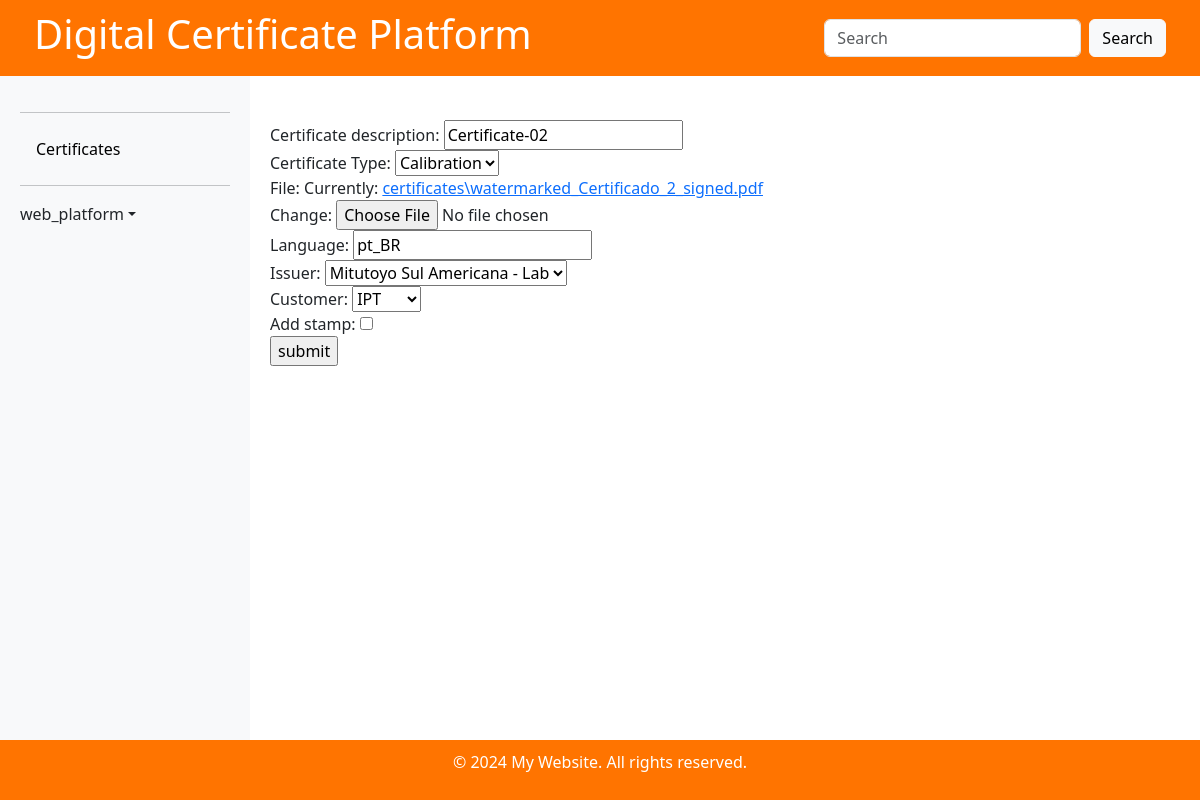
The page /certificate/update/35 (signed in) on the database its author committed.
### certificate/models.py (models this page shows, shortened)
class Certificate(models.Model):
    CERT_TYPES = {
        'CA': 'Calibration',
        'DE': 'Degree',
    }
    STATUSES ={
        'DRAFT': 'Draft',
        'REJECTED': 'Rejected',
        'WAITING': 'Waiting',
        'APPROVED': 'Approved',
    }
    description         = models.CharField('Certificate description', max_length= 200)
    type                = models.CharField('Certificate Type', max_length=2, choices=CERT_TYPES)
    file                = models.FileField(null=True, upload_to='certificates/')
    language            = models.CharField('Language', max_length=50)
    creation            = models.DateTimeField('Creation date time', auto_now_add=True)
    issuer              = models.ForeignKey(Issuer, null=True, related_name='issuer_of', on_delete=models.PROTECT)
    uploader            = models.ForeignKey(User, null=True, related_name='uploader_of', on_delete=models.PROTECT)
    customer            = models.ForeignKey(Customer, null=True, related_name='customer_of', on_delete=models.PROTECT)
    upload              = models.DateTimeField('Upload date time', auto_now_add=True)
    status              = models.CharField('Status', max_length=30, choices=STATUSES, default='DRAFT')
    token               = models.CharField('Token', max_length=36, unique=True, default=uuid.uuid4, editable=False)
    due_date            = models.DateField( null=True , blank=True, default='2099-12-31')
    rejection_reason    = models.TextField(blank=True, null=True)
    uploader            = models.ForeignKey(User, on_delete=models.CASCADE, related_name='uploaded_certificates')

### certificate/views.py (the view)
# urls.py: path('certificate/update/<int:pk>', views.certificate_update, name='certificate-update'),
@login_required
@has_role_decorator('site_admin')
def certificate_update(request, pk):
    template = 'certificate/form.html'
    certificate = get_object_or_404(Certificate, pk=pk)
    form = CertificateForm(request.POST or None, instance=certificate)
    if form.is_valid():
        form.save()
        return redirect('certificate')
    context = {'form': form}
    return render(request, template, context)

### certificate/forms.py
class CertificateForm(forms.ModelForm):
    add_stamp = forms.BooleanField(required=False, label="Add stamp")
    class Meta:
        model = Certificate
        fields = 'description', 'type', 'file', 'language', 'issuer', 'customer'

### certificate/context_processors.py (called while the page is built)
def user_roles(request):
    if request.user.is_authenticated:
        roles = [role.role_name for role in get_user_roles(request.user)]
    else:
        roles = []
    return {'user_roles': roles}

### certificate/models.py (called while the page is built)
    def __str__(self):
        return str(self.name)

    def __str__(self):
        return str(self.name)

### certificate/templatetags/custom_filters.py (called while the page is built)
@register.filter
def user_has_role(user, role_name):
    return has_role(user, role_name)

### certificate/templates/certificate/form.html (shortened to what this page needs)
{% extends 'base.html' %}
{% load bootstrap %}
{% block content %}
<div class="d-flex justify-content-between align-items-center mb-3">
</div>
<form class="" method="post">
  {{ form | bootstrap }}
  <input type="submit" name="" value="submit">
</form>
{% endblock %}

### templates/base.html (shortened to what this page needs)
{% load static %} {% load i18n %} {% load custom_filters %}
<!DOCTYPE html>
<html lang="en">
<head>
  <link rel="stylesheet" href="{% static '/style.css' %}">
  <link href="https://cdn.jsdelivr.net/npm/bootstrap@5.3.3/dist/css/bootstrap.min.css" rel="stylesheet">
</head>
<body>
  <header>
    <div class="d-flex justify-content-between align-items-center px-4">
      <h1>Digital Certificate Platform
      </h1>
      {% if user.is_authenticated %}
      <form class="d-flex search-bar">
        <input class="form-control me-2" type="search" placeholder="Search" aria-label="Search">
        <button class="btn btn-light" type="submit">Search</button>
      </form>
      {% endif %}
    </div>
  </header>
  <div class="main-content">
    <div id="sidebar">
      <hr>
      {% if user.is_authenticated %}
      <ul class="nav nav-pills flex-column mb-auto">
        <li class="nav-item">
          <a href="{% url 'certificate' %}" class="nav-link {% if 'certificate' == request.resolver_match.url_name %}active{% endif %}">
            Certificates
          </a>
        </li>
      {% endif %}
      <hr>
      <div class="dropdown">
        {% if user.is_authenticated %}
        <a href="{% url 'home' %}" class="d-flex align-items-center link-dark text-decoration-none dropdown-toggle" id="dropdownUser2" data-bs-toggle="dropdown" aria-expanded="false">
          {{ user.username }}
        </a>
        {% endif %}
      </div>
    </div>
    <div id="content">
        {% block content %}{% endblock %}
    </div>
  </div>
  <footer>
    <p>&copy; 2024 My Website. All rights reserved.</p>
  </footer>
</body>
</html>

### static/style.css (style rules this page uses)
body { display: flex; flex-direction: column; height: 100vh; margin: 0; }
header { background-color: #ff7400; color: white; padding: 10px; }
footer { background-color: #ff7400; color: white; padding: 10px; text-align: center; }
.main-content { display: flex; flex: 1; overflow: hidden; }
#sidebar { min-width: 250px; max-width: 250px; background-color: #f8f9fa; padding: 20px; overflow-y: auto; }
#content { flex-grow: 1; padding: 20px; overflow-y: auto; }
#sidebar .nav-link { color: #000; transition: background-color 0.3s ease, color 0.3s ease; }

### rows shown on the page
Certificate: description "Certificate-02", type "Calibration", language "pt_BR", issuer "Mitutoyo Sul Americana - Lab", customer "IPT"

### other values the page prints
{{ user.username }} "web_platform"
